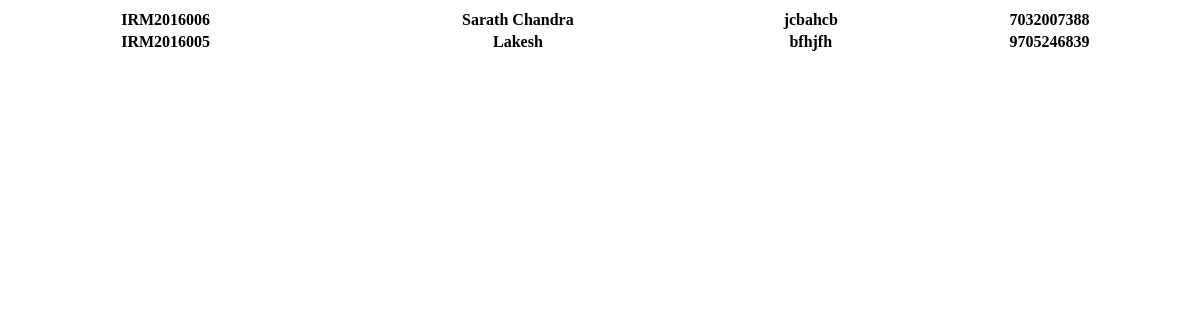
/showStudents, run on an earlier commit of the app's database.
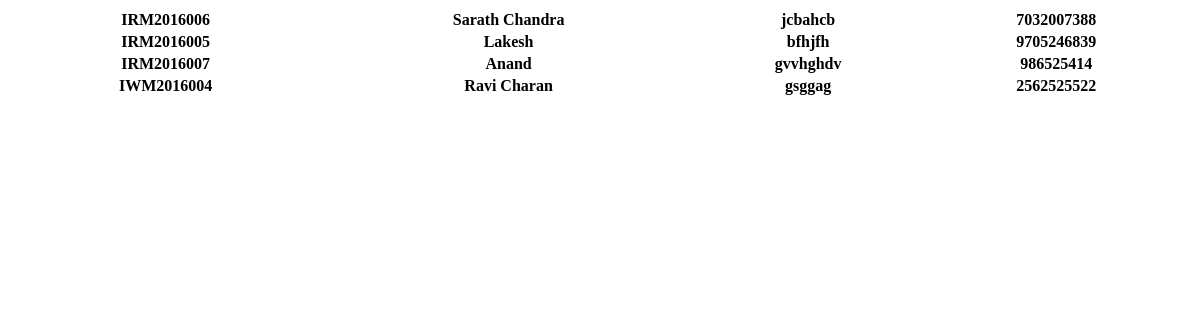
And on a later commit of the database.
### models.py (models this page shows, shortened)
class Student(Base):
    __tablename__ = 'Students'
    ID = db.Column(db.String(50), primary_key=True)
    name = db.Column(db.String(50))
    email = db.Column(db.String(120))
    password = db.Column(db.String(50))
    address = db.Column(db.String(50))
    phone = db.Column(db.Integer())

### app.py (the view)
@app.route('/showStudents', methods=['GET', 'POST'])
def showStudents():
    stud = Student.query.all()
    return render_template('student.html', stud=stud)

### templates/student.html
<table style = "width: 100%">
	{% for item in stud %}
	<tr>
        <th>{{ item['ID'] }} </th>
        <th>{{ item['name'] }} </th>
        <th> {{ item['address'] }} </th>
        <th> {{ item['phone'] }} </th>
    </tr>
{% endfor %}
</table>

What changed in the data, as far as the page shows it:
added Student: ID "IRM2016007", name "Anand", address "gvvhghdv", phone "986525414"
added Student: ID "IWM2016004", name "Ravi Charan", address "gsggag", phone "2562525522"
